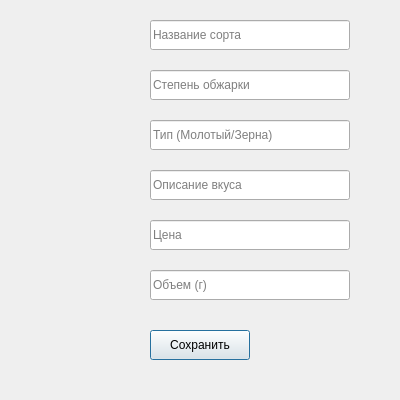
<?xml version="1.0" encoding="UTF-8"?>
<ui version="4.0">
 <class>AddEditCoffeeForm</class>
 <widget class="QDialog" name="AddEditCoffeeForm">
  <property name="geometry"><rect><x>0</x><y>0</y><width>400</width><height>400</height></rect></property>
  <property name="windowTitle"><string>Добавить/Редактировать кофе</string></property>
  <widget class="QWidget" name="formWidget">
   <widget class="QLineEdit" name="nameEdit">
    <property name="geometry"><rect><x>150</x><y>20</y><width>200</width><height>30</height></rect></property>
    <property name="placeholderText"><string>Название сорта</string></property>
   </widget>
   <widget class="QLineEdit" name="roastEdit">
    <property name="geometry"><rect><x>150</x><y>70</y><width>200</width><height>30</height></rect></property>
    <property name="placeholderText"><string>Степень обжарки</string></property>
   </widget>
   <widget class="QLineEdit" name="typeEdit">
    <property name="geometry"><rect><x>150</x><y>120</y><width>200</width><height>30</height></rect></property>
    <property name="placeholderText"><string>Тип (Молотый/Зерна)</string></property>
   </widget>
   <widget class="QLineEdit" name="tasteEdit">
    <property name="geometry"><rect><x>150</x><y>170</y><width>200</width><height>30</height></rect></property>
    <property name="placeholderText"><string>Описание вкуса</string></property>
   </widget>
   <widget class="QLineEdit" name="priceEdit">
    <property name="geometry"><rect><x>150</x><y>220</y><width>200</width><height>30</height></rect></property>
    <property name="placeholderText"><string>Цена</string></property>
   </widget>
   <widget class="QLineEdit" name="volumeEdit">
    <property name="geometry"><rect><x>150</x><y>270</y><width>200</width><height>30</height></rect></property>
    <property name="placeholderText"><string>Объем (г)</string></property>
   </widget>
   <widget class="QPushButton" name="saveButton">
    <property name="geometry"><rect><x>150</x><y>330</y><width>100</width><height>30</height></rect></property>
    <property name="text"><string>Сохранить</string></property>
   </widget>
  </widget>
 </widget>
</ui>
